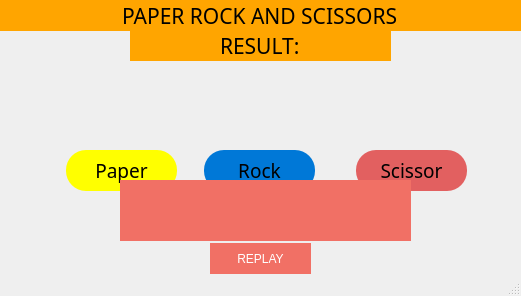
<?xml version="1.0" encoding="UTF-8"?>
<ui version="4.0">
 <class>Game</class>
 <widget class="QMainWindow" name="Game">
  <property name="geometry">
   <rect>
    <x>0</x>
    <y>0</y>
    <width>521</width>
    <height>296</height>
   </rect>
  </property>
  <property name="font">
   <font>
    <family>Imprint MT Shadow</family>
   </font>
  </property>
  <property name="windowTitle">
   <string>Game</string>
  </property>
  <property name="styleSheet">
   <string notr="true">QLineEdit{
background-color: orange;
color: white;
border: 6px solid orange

}</string>
  </property>
  <widget class="QWidget" name="centralwidget">
   <widget class="QLineEdit" name="lineEdit">
    <property name="geometry">
     <rect>
      <x>0</x>
      <y>0</y>
      <width>521</width>
      <height>31</height>
     </rect>
    </property>
    <property name="font">
     <font>
      <family>Franklin Gothic Book</family>
      <pointsize>16</pointsize>
      <bold>false</bold>
     </font>
    </property>
    <property name="styleSheet">
     <string notr="true">QLineEdit{
color: black;

}</string>
    </property>
    <property name="text">
     <string>PAPER ROCK AND SCISSORS</string>
    </property>
    <property name="alignment">
     <set>Qt::AlignCenter</set>
    </property>
    <property name="readOnly">
     <bool>true</bool>
    </property>
   </widget>
   <widget class="QLabel" name="label_3">
    <property name="geometry">
     <rect>
      <x>80</x>
      <y>200</y>
      <width>81</width>
      <height>71</height>
     </rect>
    </property>
    <property name="text">
     <string/>
    </property>
    <property name="pixmap">
     <pixmap>../build-Game-Desktop_Qt_6_5_0_MinGW_64_bit-Debug/paper.png</pixmap>
    </property>
    <property name="scaledContents">
     <bool>true</bool>
    </property>
   </widget>
   <widget class="QLabel" name="label_4">
    <property name="geometry">
     <rect>
      <x>220</x>
      <y>200</y>
      <width>81</width>
      <height>71</height>
     </rect>
    </property>
    <property name="text">
     <string/>
    </property>
    <property name="pixmap">
     <pixmap>../build-Game-Desktop_Qt_6_5_0_MinGW_64_bit-Debug/rock.png</pixmap>
    </property>
    <property name="scaledContents">
     <bool>true</bool>
    </property>
   </widget>
   <widget class="QLabel" name="label_5">
    <property name="geometry">
     <rect>
      <x>370</x>
      <y>200</y>
      <width>81</width>
      <height>71</height>
     </rect>
    </property>
    <property name="text">
     <string/>
    </property>
    <property name="pixmap">
     <pixmap>../build-Game-Desktop_Qt_6_5_0_MinGW_64_bit-Debug/scissor.png</pixmap>
    </property>
    <property name="scaledContents">
     <bool>true</bool>
    </property>
   </widget>
   <widget class="QPushButton" name="paper">
    <property name="geometry">
     <rect>
      <x>66</x>
      <y>150</y>
      <width>111</width>
      <height>41</height>
     </rect>
    </property>
    <property name="font">
     <font>
      <family>MS Gothic</family>
      <pointsize>14</pointsize>
      <bold>false</bold>
     </font>
    </property>
    <property name="cursor">
     <cursorShape>PointingHandCursor</cursorShape>
    </property>
    <property name="styleSheet">
     <string notr="true">QPushButton{
color: black;
background-color:yellow;
border: 5px;
border-radius: 20px;
}</string>
    </property>
    <property name="text">
     <string>Paper</string>
    </property>
   </widget>
   <widget class="QPushButton" name="rock">
    <property name="geometry">
     <rect>
      <x>204</x>
      <y>150</y>
      <width>111</width>
      <height>41</height>
     </rect>
    </property>
    <property name="font">
     <font>
      <family>MS Gothic</family>
      <pointsize>14</pointsize>
      <bold>false</bold>
     </font>
    </property>
    <property name="cursor">
     <cursorShape>PointingHandCursor</cursorShape>
    </property>
    <property name="styleSheet">
     <string notr="true">QPushButton{
color: black;
background-color:#0078d7;
border: 5px;
border-radius: 20px;
}</string>
    </property>
    <property name="text">
     <string>Rock</string>
    </property>
   </widget>
   <widget class="QPushButton" name="scissor">
    <property name="geometry">
     <rect>
      <x>356</x>
      <y>150</y>
      <width>111</width>
      <height>41</height>
     </rect>
    </property>
    <property name="font">
     <font>
      <family>MS Gothic</family>
      <pointsize>14</pointsize>
      <bold>false</bold>
     </font>
    </property>
    <property name="cursor">
     <cursorShape>PointingHandCursor</cursorShape>
    </property>
    <property name="styleSheet">
     <string notr="true">QPushButton{
color: black;
background-color:#E26060;
border: 5px;
border-radius: 20px;
}</string>
    </property>
    <property name="text">
     <string>Scissor</string>
    </property>
   </widget>
   <widget class="QLineEdit" name="result">
    <property name="geometry">
     <rect>
      <x>130</x>
      <y>30</y>
      <width>261</width>
      <height>31</height>
     </rect>
    </property>
    <property name="font">
     <font>
      <family>Franklin Gothic Book</family>
      <pointsize>16</pointsize>
      <bold>false</bold>
     </font>
    </property>
    <property name="styleSheet">
     <string notr="true">QLineEdit{
color: black;

}</string>
    </property>
    <property name="text">
     <string>RESULT:</string>
    </property>
    <property name="alignment">
     <set>Qt::AlignCenter</set>
    </property>
    <property name="readOnly">
     <bool>true</bool>
    </property>
   </widget>
   <widget class="QLabel" name="Image">
    <property name="geometry">
     <rect>
      <x>220</x>
      <y>70</y>
      <width>81</width>
      <height>71</height>
     </rect>
    </property>
    <property name="text">
     <string/>
    </property>
    <property name="pixmap">
     <pixmap>../build-Game-Desktop_Qt_6_5_0_MinGW_64_bit-Debug/rock.png</pixmap>
    </property>
    <property name="scaledContents">
     <bool>true</bool>
    </property>
   </widget>
   <widget class="QLineEdit" name="finish">
    <property name="geometry">
     <rect>
      <x>120</x>
      <y>180</y>
      <width>291</width>
      <height>61</height>
     </rect>
    </property>
    <property name="font">
     <font>
      <pointsize>38</pointsize>
     </font>
    </property>
    <property name="styleSheet">
     <string notr="true">QLineEdit{
background-color: #F17065;
color: white;
border: #F17065
}</string>
    </property>
    <property name="alignment">
     <set>Qt::AlignCenter</set>
    </property>
    <property name="readOnly">
     <bool>true</bool>
    </property>
   </widget>
   <widget class="QPushButton" name="restar">
    <property name="geometry">
     <rect>
      <x>210</x>
      <y>243</y>
      <width>101</width>
      <height>31</height>
     </rect>
    </property>
    <property name="styleSheet">
     <string notr="true">QPushButton{
color: white;
Background-color:#F17065;
border:20px  #F17065;

  border-radius: 20pxr;
}</string>
    </property>
    <property name="text">
     <string>REPLAY</string>
    </property>
   </widget>
  </widget>
  <widget class="QStatusBar" name="statusbar"/>
 </widget>
 <resources/>
 <connections/>
</ui>
